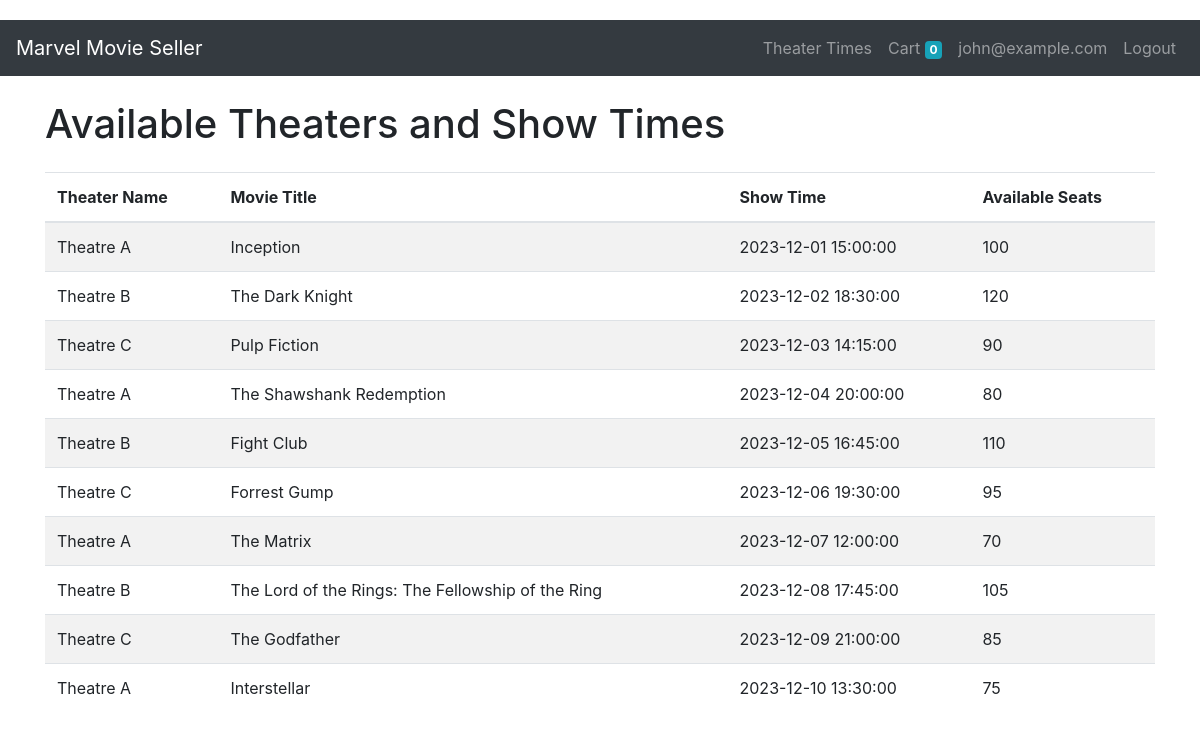
The page /theater_times.php (signed in) on the database its author committed.
### tables this page shows
CREATE TABLE `times` (
  `id` int(11) NOT NULL,
  `theater_id` int(11) NOT NULL,
  `movie_id` int(11) NOT NULL,
  `available_seats` int(11) NOT NULL,
  `show_time` datetime NOT NULL
);

CREATE TABLE `THEATER` (
  `id` int(11) NOT NULL,
  `name` varchar(255) NOT NULL,
  `address` varchar(255) NOT NULL,
  `phone` varchar(255) NOT NULL
);

CREATE TABLE `MOVIE` (
  `id` int(11) NOT NULL,
  `title` varchar(255) NOT NULL,
  `year` int(11) NOT NULL,
  `wdb_rating` varchar(255) NOT NULL
);

### theater_times.php (the view, shortened to what this page needs)
<?php
require_once('db.php');
$sql = "SELECT t.*, th.name AS theater_name, m.title AS movie_title FROM times t
        INNER JOIN THEATER th ON t.theater_id = th.id
        INNER JOIN MOVIE m ON t.movie_id = m.id";
$result = $conn->query($sql);
?>
<!DOCTYPE html>
<html lang="en">
<head>
    <link href="https://stackpath.bootstrapcdn.com/bootstrap/4.5.2/css/bootstrap.min.css" rel="stylesheet">
</head>
<body>
<?php include 'navbar.php'; ?>
    <div class="container">
        <h1 class="mt-4 mb-4">Available Theaters and Show Times</h1>
        <div class="table-responsive">
            <table class="table table-striped">
                <thead>
                    <tr>
                        <th>Theater Name</th>
                        <th>Movie Title</th>
                        <th>Show Time</th>
                        <th>Available Seats</th>
                    </tr>
                </thead>
                <tbody>
                    <?php
                    if ($result->num_rows > 0) {
                        while ($row = $result->fetch_assoc()) {
                            echo "<tr>";
                            echo "<td>" . $row['theater_name'] . "</td>";
                            echo "<td>" . $row['movie_title'] . "</td>";
                            echo "<td>" . $row['show_time'] . "</td>";
                            echo "<td>" . $row['available_seats'] . "</td>";
                            echo "</tr>";
                        }
                    } else {
                        echo "<tr><td colspan='4'>No data available</td></tr>";
                    }
                    ?>
                </tbody>
            </table>
        </div>
    </div>
</body>
</html>

### theater_times.php (style rules this page uses)
body { padding-top: 20px; padding-bottom: 20px; }

### rows shown on the page
times: theater.name "Theatre A", movie.title "Inception", show_time "2023-12-01 15:00:00", available_seats "100"
times: theater.name "Theatre B", movie.title "The Dark Knight", show_time "2023-12-02 18:30:00", available_seats "120"
times: theater.name "Theatre C", movie.title "Pulp Fiction", show_time "2023-12-03 14:15:00", available_seats "90"
times: theater.name "Theatre A", movie.title "The Shawshank Redemption", show_time "2023-12-04 20:00:00", available_seats "80"
times: theater.name "Theatre B", movie.title "Fight Club", show_time "2023-12-05 16:45:00", available_seats "110"
times: theater.name "Theatre C", movie.title "Forrest Gump", show_time "2023-12-06 19:30:00", available_seats "95"
times: theater.name "Theatre A", movie.title "The Matrix", show_time "2023-12-07 12:00:00", available_seats "70"
times: theater.name "Theatre B", movie.title "The Lord of the Rings: The Fellowship of the Ring", show_time "2023-12-08 17:45:00", available_seats "105"
times: theater.name "Theatre C", movie.title "The Godfather", show_time "2023-12-09 21:00:00", available_seats "85"
times: theater.name "Theatre A", movie.title "Interstellar", show_time "2023-12-10 13:30:00", available_seats "75"

### other values the page prints
$_SESSION['userEmail'] "john@example.com"
